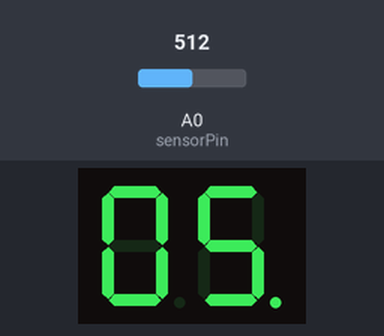
A sketch run on a simulated Arduino Uno, built with avr-gcc and run on an emulated ATmega328P. Parts: 2-digit seven-segment display. Wiring (inferred from the names in the program): 2-digit 7-segment display, segments lit when LOW: segments pin 10, pin 11, pin 7, pin 6, pin 4, pin 8, pin 5, pin 9; digit selects pin 3, pin 2. Inputs (shaded band) come from the test bench; at power-on: A0 (sensorPin) = 512. The segment pins are drawn as the display they are named for.

Above: at 1.2 s.
1.3 s: A0 (sensorPin) set to 473
At 2.3 s:
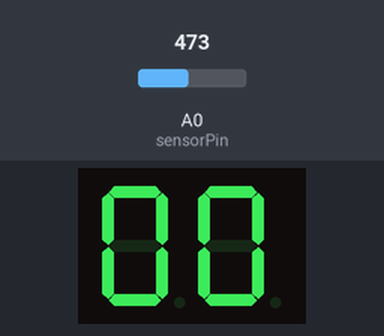
3.1 s: A0 (sensorPin) set to 455
At 4.7 s:
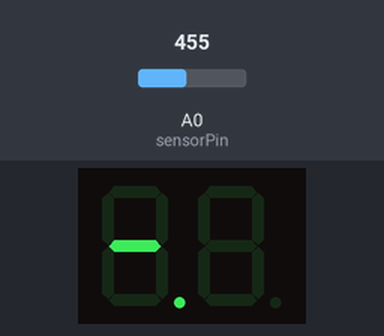
5.0 s: A0 (sensorPin) set to 306
At 6.1 s:
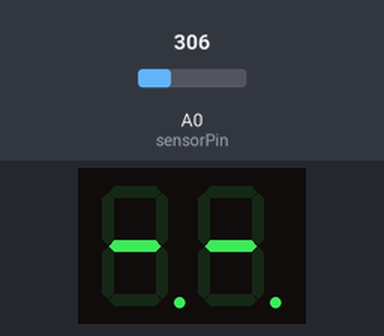
6.6 s: A0 (sensorPin) set to 362
8.2 s: A0 (sensorPin) set to 378
At 9.1 s:
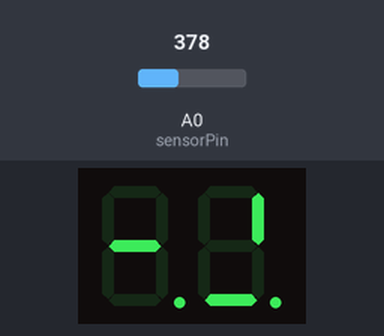
9.9 s: A0 (sensorPin) set to 900
At 10.6 s:
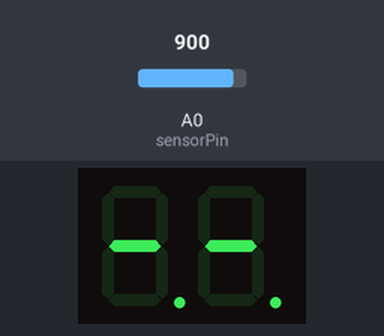
Timing chart, 0 to 12.6 s (numbered marks = the images above; inputs shaded):
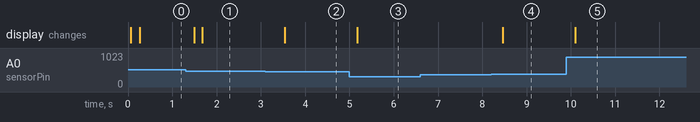

The sketch:

termometro.ino
```cpp
/* DISPOSITIVOS HARDWARE E INTERFACES
 * Práctica 7: Termometro
 * Autores: Enrique Goberna García / Diego Noceda Davila
 * Fecha: 30/04/2015
 *
 * El sensor de temperatura (pin Analogico 0) toma lecturas cada 5 ms,
 * realizando un promedio cada 40 lecturas. Las temperaturas se controlan
 * en un rango entre -9 y 60 ºC.
 * Para el timer se usa la libreria MsTimer2 (funcion actualizar).
 *
 */

#include <MsTimer2.h>

const int sensorPin = A0;
const int Ts = 5;
const int Tp = 40;
volatile int n = 0;

volatile int tmp = 0;
volatile int tmpAcum = 0;

// Asignación de pines a segmentos
const byte segs[8]= {10,11,7,6,4,8,5,9}; //p-k-f-e-d-c-b-a

// Asignación de pines a dígitos
const byte digs[2]= {3,2}; // 1-2

// Segmentos que encienden cada dígito del 0 al 9
const byte digitos[11]= {0b00111111, 0b00000110, 0b11011011,
            0b01001111, 0b11100110, 0b11101101, 0b11111101,
            0b00000111, 0b11111111, 0b11101111, 0b11000000};

volatile byte byte1 = 0;
volatile byte byte2 = 0;
volatile byte digito = 0;

void setup() {
  Serial.begin(9600);

  analogReference(INTERNAL);

  for (int pin= 2; pin< 12; pin++) { // Pone modo salidas
    pinMode(pin, OUTPUT);
  }

  MsTimer2::set(Ts, actualizar); // Int. Timer2 cada Ts ms
  MsTimer2::start();
}

void loop() {
  //No necesitamos hacer nada en loop
}

void actualizar() {
 tmpAcum += (analogRead(sensorPin) - 5120/11)*110/1025;

 if(n++==Tp){ //Actualiza cada Tp mediciones
  n = 0;
  tmp = tmpAcum/Tp;
  tmpAcum = 0;
 }

  //Control de temperaturas negativas
  if (tmp < 0) {
    if (tmp < -9) {
      byte1 = 10; //El 10 equivale a encender "--"
      byte2 = 10;
    }
    else {
      byte1 = 10;
      byte2 = tmp%10;
    }
  }
  else { //Temp positiva
    if ( tmp > 59) { //Limite maximo de 59ºC
     tmp = 59;
    }
    else {
      byte1 = tmp/10;
      byte2 = tmp%10;
    }
  }

  digitalWrite(digs[0],HIGH); // Apaga D1
  digitalWrite(digs[1],HIGH); // Apaga D2
  switch (digito) {
    case 0:
    segmentos(byte1); // Saca segmentos digito 1
    digitalWrite(digs[digito],LOW); // Enciende D1
    digito= 1;
    break;
    case 1:
    segmentos(byte2); // Saca segmentos digito 2
    digitalWrite(digs[digito],LOW); // Enciende D2
    digito= 0;
    break;
  }
}

void segmentos(byte valor) {
  for(int seg= 0; seg< 8; seg++) {
    digitalWrite(segs[seg], !bitRead(digitos[valor], seg));
  }
}
```

Measured:
- the behaviour switches between 456 and 455 on A0 (sensorPin) (found by bisection; images 1 and 2)
- the behaviour switches between 371 and 372 on A0 (sensorPin) (found by bisection; images 3 and 4)
- after the input at 1.3 s, the display: first changes after 0.20 s (image 1 shows a later state)
- after the input at 3.1 s, the display: changes after 0.44 s (image 2)
- after the input at 5.0 s, the display: changes after 0.18 s (image 3)
- after the input at 6.6 s, every drawn part: stays the same
- after the input at 8.2 s, the display: changes after 0.26 s (image 4)
- after the input at 9.9 s, the display: changes after 0.20 s (image 5)
